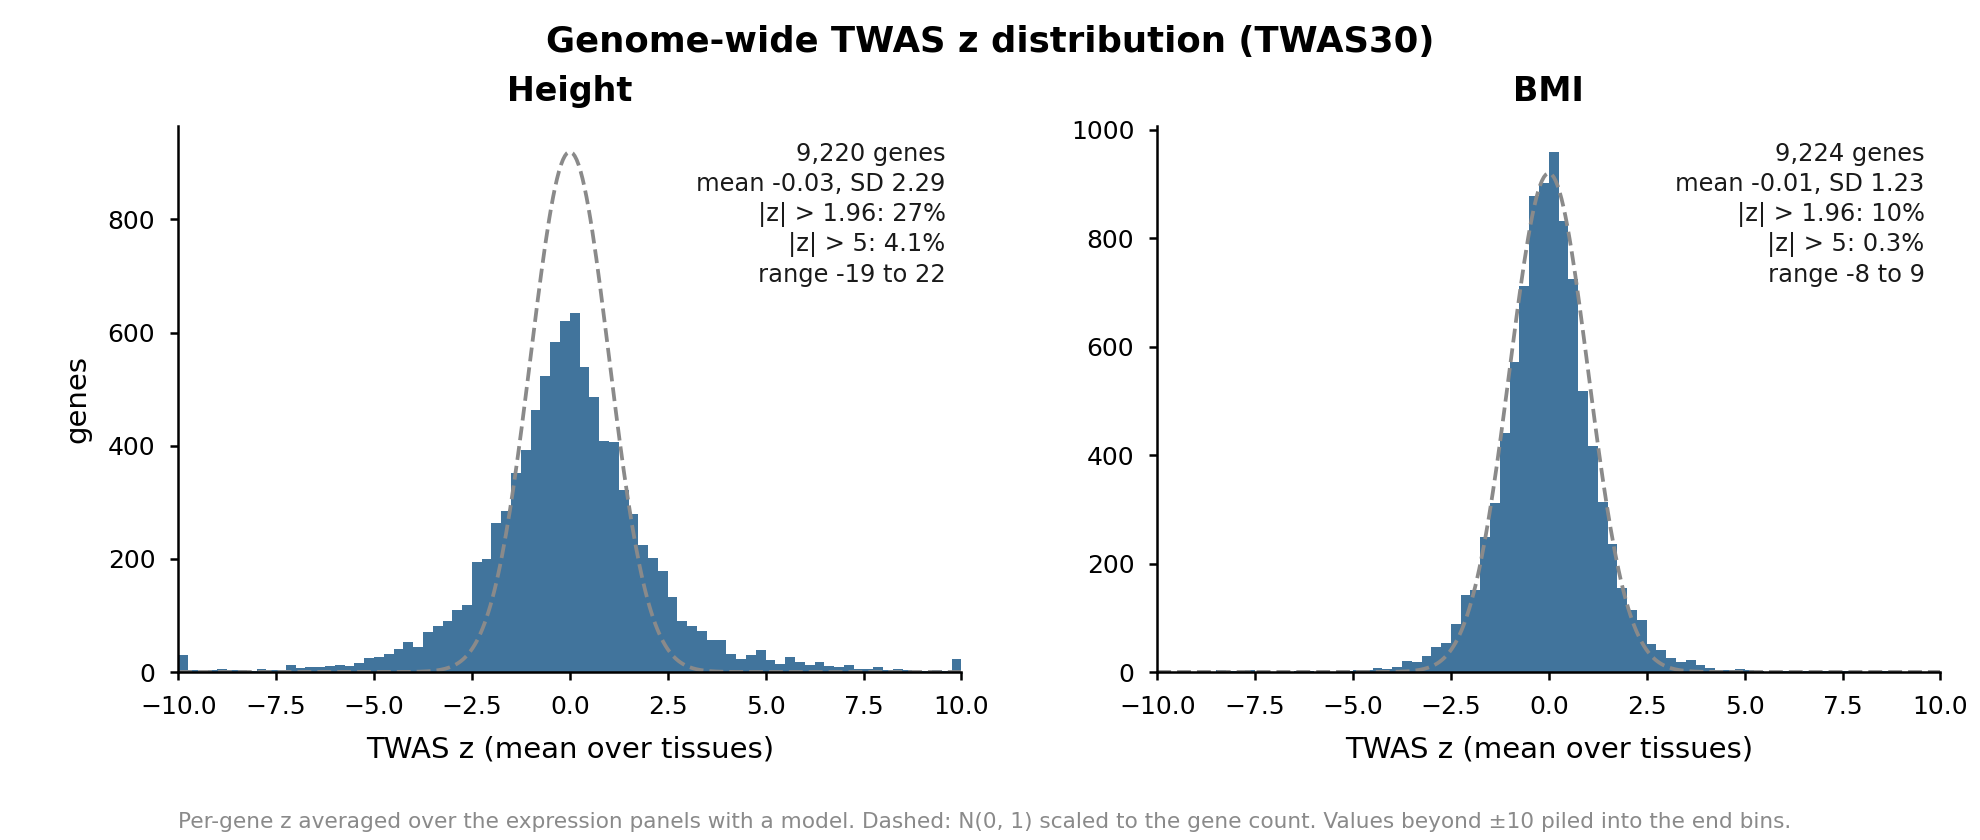

Here is the Python script that generated this plot:
# Genome-wide distribution of TWAS z (TWAS30, Mancuso 2017), height and BMI (MS 2026-11-07).
# Per-gene z = mean over the panels with a model (as used in panel A / the circular nulls). Grey curve: N(0, 1) scaled to the counts.
# Outputs: fig_genome_twas_z_hist.{png,pdf}, genome_twas_z_summary.csv
import os, numpy as np, pandas as pd, matplotlib
from scipy import stats
matplotlib.use("Agg"); import matplotlib.pyplot as plt
HERE = os.path.dirname(os.path.abspath(__file__)); CONC = os.path.dirname(HERE)
INK = '#1a1a1a'; GREY = '#8a8a8a'; BLUE = '#1f5c8b'
plt.rcParams.update({"font.family": "DejaVu Sans", "axes.linewidth": .6, "xtick.major.width": .6, "ytick.major.width": .6})
fig, axs = plt.subplots(1, 2, figsize=(6.6, 2.8), gridspec_kw=dict(wspace=.25)); fig.subplots_adjust(left=.09, right=.98, top=.85, bottom=.2)
rows = []
for ax, tr in zip(axs, ["height", "bmi"]):
    tw = pd.read_csv(f"{CONC}/twas30/{tr}.txt", sep=r"\s+"); z = tw.groupby("GENE")["TWAS.Z"].mean().values
    rows.append(dict(trait=tr, n_genes=len(z), n_gene_tissue=len(tw), mean=z.mean(), median=np.median(z), sd=z.std(), min=z.min(), max=z.max(),
                     frac_abs_gt_1_96=np.mean(abs(z) > 1.96), frac_abs_gt_5=np.mean(abs(z) > 5), raw_gene_tissue_sd=tw["TWAS.Z"].std()))
    lim = 10; bins = np.arange(-lim, lim + .25, .25); zc = np.clip(z, -lim, lim)
    ax.hist(zc, bins=bins, color=BLUE, alpha=.85, lw=0)
    xs = np.linspace(-lim, lim, 400); ax.plot(xs, stats.norm.pdf(xs) * len(z) * .25, color=GREY, lw=.9, ls="--")
    r = rows[-1]
    ax.text(.98, .97, f"{r['n_genes']:,} genes\nmean {r['mean']:+.2f}, SD {r['sd']:.2f}\n|z| > 1.96: {100*r['frac_abs_gt_1_96']:.0f}%\n|z| > 5: {100*r['frac_abs_gt_5']:.1f}%\nrange {r['min']:.0f} to {r['max']:.0f}",
            transform=ax.transAxes, ha="right", va="top", size=5.8, color=INK, linespacing=1.3)
    ax.set_title("Height" if tr == "height" else "BMI", size=8, weight="bold"); ax.set_xlabel("TWAS z (mean over tissues)", size=7)
    ax.set_xlim(-lim, lim); ax.tick_params(labelsize=6, length=2); ax.spines[["top", "right"]].set_visible(False)
axs[0].set_ylabel("genes", size=7)
fig.suptitle("Genome-wide TWAS z distribution (TWAS30)", size=8.5, weight="bold", y=.97)
fig.text(.09, .01, f"Per-gene z averaged over the expression panels with a model. Dashed: N(0, 1) scaled to the gene count. Values beyond ±{lim} piled into the end bins.", size=5.2, color=GREY, va="bottom")
fig.savefig(HERE + "/fig_genome_twas_z_hist.png", dpi=300); fig.savefig(HERE + "/fig_genome_twas_z_hist.pdf")
R = pd.DataFrame(rows); R.to_csv(HERE + "/genome_twas_z_summary.csv", index=False); print(R.round(3).to_string(index=False))
